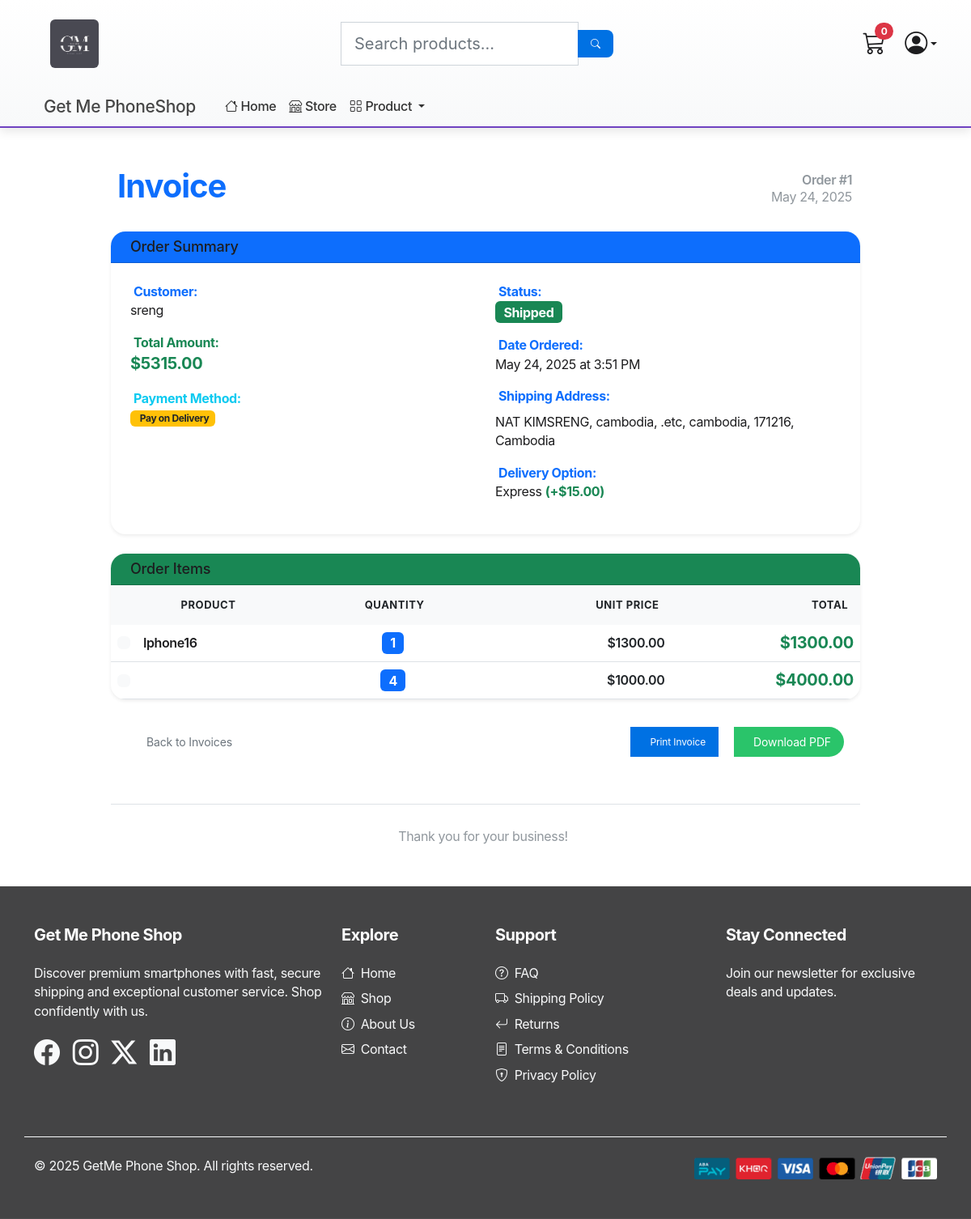
Before: /payment/customer_invoice_detail/1/ (signed in) with the older database file.
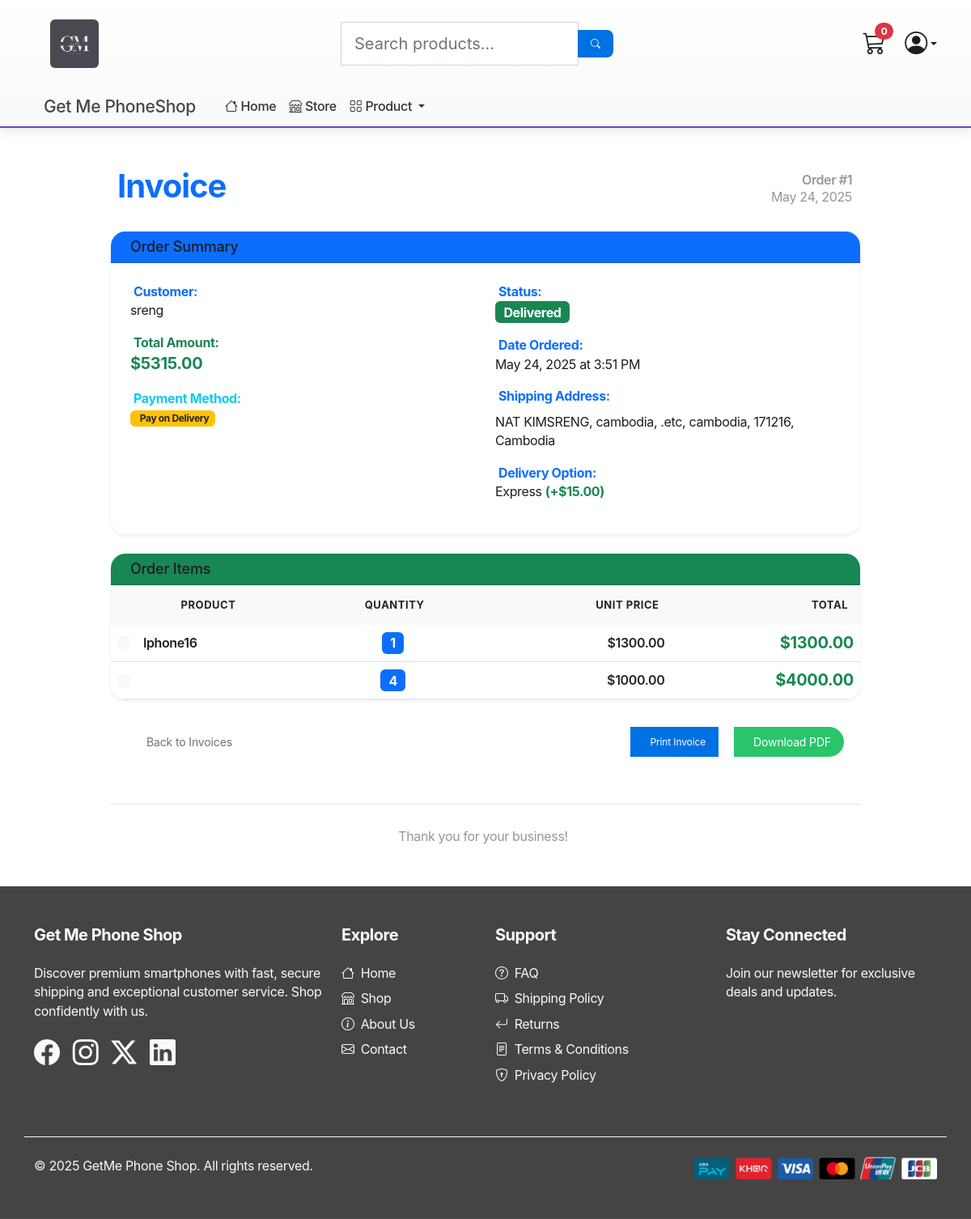
After: the same page with the newer database file.
### payment/models.py (models this page shows, shortened)
class Order(models.Model):
    class StatusChoices(models.TextChoices):
        PENDING = 'PENDING', 'Pending'
        SHIPPED = 'SHIPPED', 'Shipped'
        DELIVERED = 'DELIVERED', 'Delivered'
        CANCELLED = 'CANCELLED', 'Cancelled'
    class PaymentMethodChoices(models.TextChoices):
        COD = 'cod', 'Pay on Delivery'
        BANK_TRANSFER = 'bank_transfer', 'Bank Transfer'
    user = models.ForeignKey(User, on_delete=models.CASCADE, null=True, blank=True)
    shipping_address = models.ForeignKey(ShippingAddress, on_delete=models.SET_NULL, null=True)
    delivery_option = models.ForeignKey(DeliveryOption, on_delete=models.SET_NULL, null=True)
    payment_method = models.CharField(max_length=20, choices=PaymentMethodChoices.choices, default=PaymentMethodChoices.COD)
    amount_paid = models.DecimalField(max_digits=10, decimal_places=2)
    date_ordered = models.DateTimeField(auto_now_add=True)
    status = models.CharField(max_length=20, choices=StatusChoices.choices, default=StatusChoices.PENDING)
    date_shipped = models.DateTimeField(blank=True, null=True)

class ShippingAddress(models.Model):
    user = models.ForeignKey(User, on_delete=models.CASCADE, null=True, blank=True)
    shipping_full_name = models.CharField(max_length=255)
    shipping_email = models.EmailField(max_length=255)
    shipping_address1 = models.CharField(max_length=255)
    shipping_address2 = models.CharField(max_length=255, null=True, blank=True)
    shipping_city = models.CharField(max_length=255)
    shipping_state = models.CharField(max_length=255, null=True, blank=True)
    shipping_zipcode = models.CharField(max_length=255, null=True, blank=True)
    shipping_country = models.CharField(max_length=255)
    class Meta:
        verbose_name_plural = "Shipping Addresses"
    def get_full_address(self):
        parts = [
            self.shipping_full_name,
            self.shipping_address1,
            self.shipping_address2 or "",
            self.shipping_city,
            self.shipping_state or "",
            self.shipping_zipcode or "",
            self.shipping_country
        ]
        return ", ".join(part for part in parts if part)

class DeliveryOption(models.Model):
    name = models.CharField(max_length=100, unique=True)
    description = models.TextField(blank=True)
    price = models.DecimalField(max_digits=10, decimal_places=2)
    estimated_days = models.PositiveIntegerField()
    is_active = models.BooleanField(default=True)
    class Meta:
        verbose_name_plural = "Delivery Options"

### payment/views.py (the view)
# urls.py: path('customer_invoice_detail/<int:order_id>/', views.customer_invoice_detail, name="customer_invoice_detail"),
@login_required(login_url='/register/')
def customer_invoice_detail(request, order_id):
    order = get_object_or_404(Order, id=order_id)
    if order.user != request.user and (not order.shipping_address or order.shipping_address.shipping_email != request.user.email):
        messages.error(request, "You do not have permission to view this invoice.")
        return redirect('customer_invoice_list')
    items = OrderItem.objects.filter(order=order).select_related('product')
    context = {
        'order': order,
        'items': items,
    }
    return render(request, 'payment/customer_invoice_detail.html', context)

### cart/cart.py (called while the page is built)
    def __len__(self):
        return sum(item['quantity'] for item in self.cart.values())

### cart/context_processors.py (called while the page is built)
def cart(request):
    return {'cart': Cart(request)}

### payment/models.py (called while the page is built)
    def get_total(self):
        return self.price * self.quantity

### payment/templates/payment/customer_invoice_detail.html (shortened to what the changed rows need)
{% extends 'store/main.html' %}{% load static %}
{% block content %}
<div class="container my-5">
  <div class="row justify-content-center">
    <div class="col-lg-10">
      <div class="d-flex justify-content-between align-items-center mb-4">
        <h1 class="display-6 text-primary fw-bold">
          Invoice
        </h1>
        <div class="text-end">
          <h5 class="text-muted mb-0">Order #{{ order.id }}</h5>
          <small class="text-muted">{{ order.date_ordered|date:"M d, Y" }}</small>
        </div>
      </div>
      <div class="card shadow-sm mb-4">
        <div class="card-body">
          <div class="row">
            <div class="col-md-6">
              <div class="mb-3">
                <label class="fw-bold text-primary">
                  Customer:
                </label>
                <p class="mb-2">
                  {% if order.user %}
                    {{ order.user.username }}
                  {% elif order.shipping_address %}
                    {{ order.shipping_address.shipping_full_name }}
                  {% else %}
                    <span class="text-muted">N/A</span>
                  {% endif %}
                </p>
              </div>
              <div class="mb-3">
                <label class="fw-bold text-success">
                  Total Amount:
                </label>
                <p class="mb-2 fs-5 text-success fw-bold">${{ order.amount_paid|floatformat:2 }}</p>
              </div>
            </div>
            <div class="col-md-6">
              <div class="mb-3">
                <p class="mb-2">
                  <span class="badge bg-success fs-6">{{ order.get_status_display }}</span>
                </p>
              </div>
              <div class="mb-3">
                <label class="fw-bold text-primary">
                  Date Ordered:
                </label>
                <p class="mb-2">{{ order.date_ordered|date:"F d, Y \a\t g:i A" }}</p>
              </div>
              <div class="mb-3">
                <p class="mb-2">
                  {% if order.shipping_address %}
                    <address class="mb-0">
                      {{ order.shipping_address.get_full_address }}
                    </address>
                  {% else %}
                    <span class="text-muted">N/A</span>
                  {% endif %}
                </p>
              </div>
              <div class="mb-3">
                <label class="fw-bold text-primary">
                  Delivery Option:
                </label>
                <p class="mb-2">
                  {% if order.delivery_option %}
                    {{ order.delivery_option.name }}
                    <span class="text-success fw-bold">(+${{ order.delivery_option.price|floatformat:2 }})</span>
                  {% else %}
                    <span class="text-muted">N/A</span>
                  {% endif %}
                </p>
              </div>
            </div>
          </div>
        </div>
      </div>
      <div class="card shadow-sm mb-4">
        <div class="card-body p-0">
          <div class="table-responsive">
            <table class="table table-hover mb-0">
              <thead class="table-light">
                <tr>
                  <th class="border-0 fw-bold text-dark">
                    Product
                  </th>
                  <th class="border-0 fw-bold text-dark text-center">
                    Quantity
                  </th>
                  <th class="border-0 fw-bold text-dark text-end">
                    Unit Price
                  </th>
                  <th class="border-0 fw-bold text-dark text-end">
                    Total
                  </th>
                </tr>
              </thead>
            </table>
          </div>
        </div>
      </div>
    </div>
  </div>
</div>
{% endblock content %}

Changed rows visible on the page:
changed Order "sreng": status "Shipped" → "Delivered"
